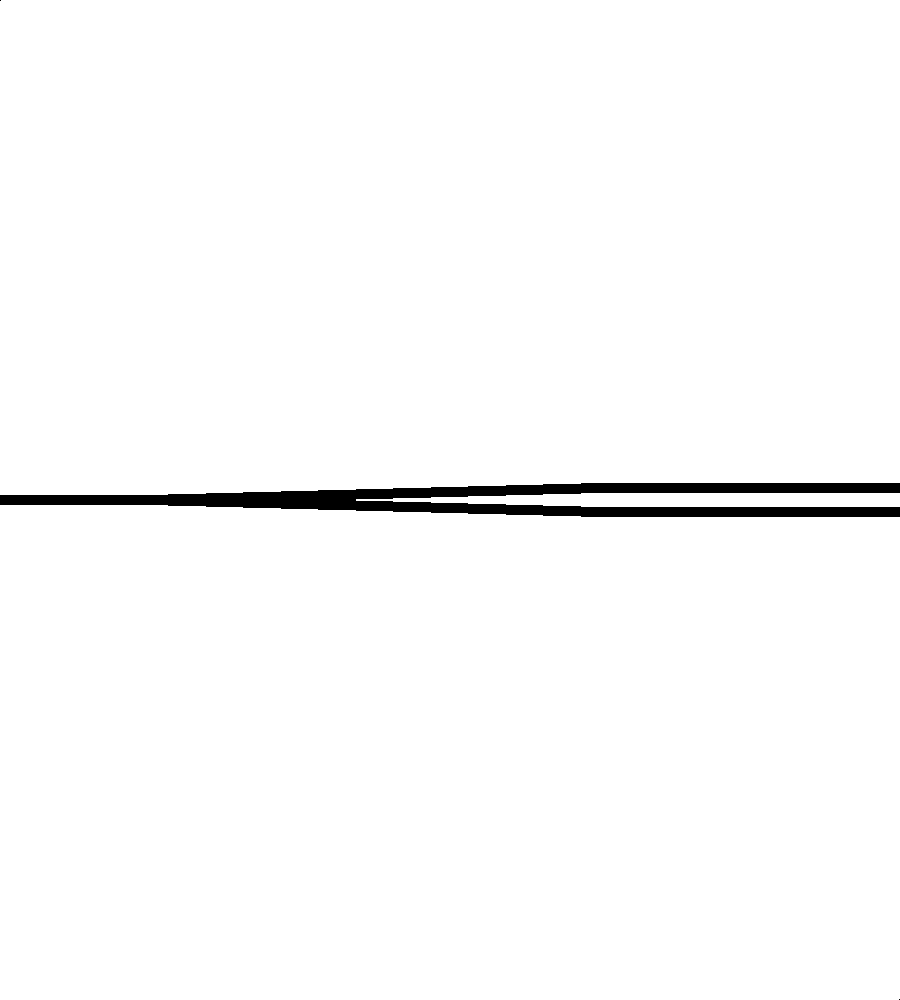
%> input picture BPM/ybranch.bmp, 900 x 1000 px
$ octave BPM_Y_Branch.m   (GNU Octave 9; MATLAB toolbox functions it lacks are replaced by stand-ins)
%> lines starting %> are read from the running program, lines starting %| are printed output that depends on the picture; in (x1, y1, x2, y2) boxes, pixels count from 0 and x2, y2 are one past the last pixel; in counts of white or black regions, pixels touching at a corner belong together; the program's own positions count from 1
% Beam Propagation Method 30 Marzo 2007
% Edgar Guevara Codina
% Dispositivos Optoelectronicos
% Propagacion de un pulso gaussiano por un acoplador Y
close all; clear all;       % cierra ventanas y borra variables
%----------- Declaracion de Variables -------------------------------
xa = -100e-6;               % Coordenada Inicial
xb = 100e-6;                % Coordenada Final
num_samples = 1000;         % Numero de muestras (par)
H = xb - xa;                % Tama駉 del dominio espacial
del = H/num_samples;        % Espaciado de las muestras
x = linspace (xa, xb-del, num_samples);     % Dominio espacial
A = 1;                      % Amplitud del pulso
x0 = 0.1e-6;                % Desplazamiento
W0 = 0.8e-6;                % Radio de la cintura del pulso
nmax = 3.492;               % Indice de refraccion maximo 3.492 SiGe
nmin = 3.481;               % Indice de refraccion minimo 3.481 Si
lambda = 0.633e-6;          % Longitud de onda
k0=(2*pi/lambda);           % Numero de onda
deltaz = 1e-6;              % Intervalo de Propagacion
zmax = 900;                 % Distancia Maxima de Propagacion (um)
% ---------- Reticula para graficar pulso propagado -------------------
[xx,yy] = meshgrid ([xa:del:xb-del],[1:1:zmax]);
% ---------- Generacion del pulso gaussiano ---------------------------
modo = A*exp (-((x+x0)/W0).^2);  % Pulso Gaussiano
dftmodo = fix(fft(modo));   % Transformada Discreta de Fourier de dicho pulso
%figure(1);
% Grafica el pulso original
%subplot(3,1,1); plot(x,modo,'r.');grid on; xlim([xa xb]);
%title(sprintf('Pulso Gaussiano Original %de^{-(x+%g/%g)^2}',A,x0,W0));
% Grafica la magnitud del pulso original
%subplot(3,1,2); plot(abs(dftmodo),'g.');grid on; title('Magnitud');
% Grafica la fase del pulso original
%subplot(3,1,3); plot(angle(dftmodo),'b.');grid on; title('Fase');
% --------------- Obtencion del indice promedio -----------------------
nbar = (nmax + nmin)/2;
% ---------- Generacion del perfil de la guia de onda -----------------
zz = imread('ybranch.bmp','BMP');       %Cargar Imagen con el perfil
%> zz: size 1000x900 logical; 98.3% white; 3 black regions (2 under 20 px), largest, box (x1, y1, x2, y2) and area: (0, 483, 900, 517) 15568
zz=+zz;                                 %Convertir a numeros reales
zz=zz.';                                %Transpuesta
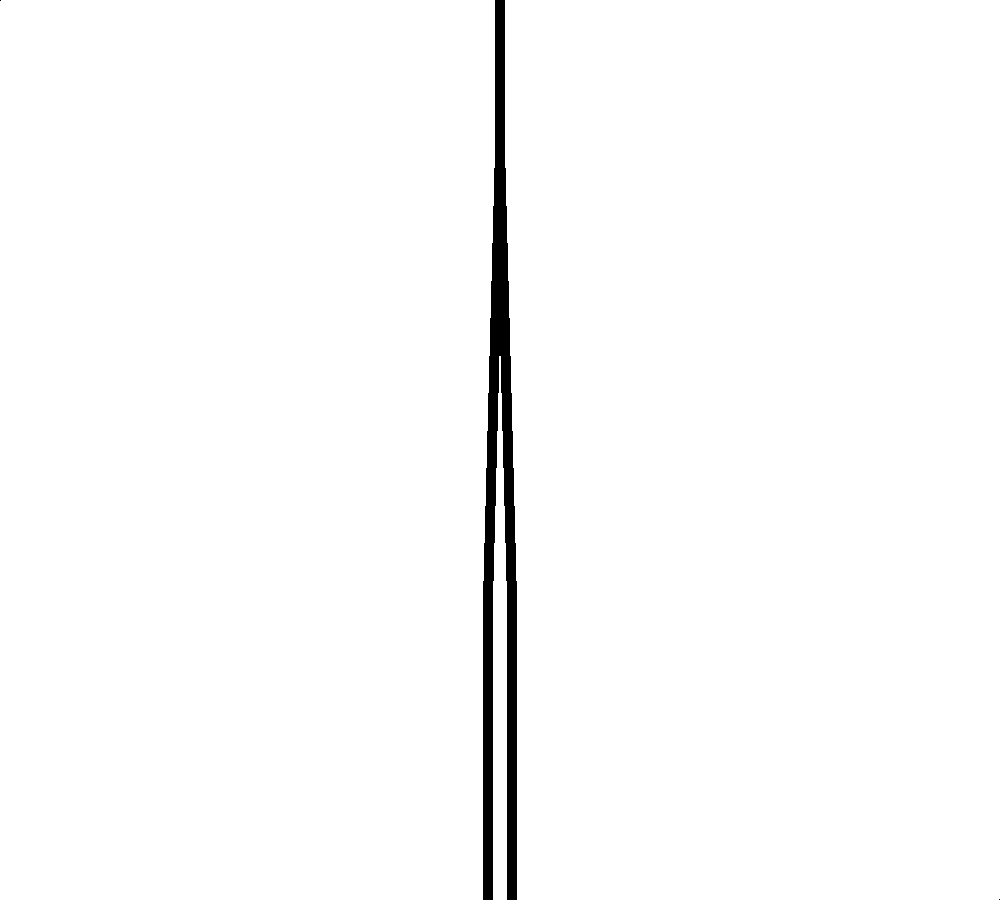
%> zz: size 900x1000 double; values 0 (black) and 1 (white), 98.3% white; 3 black regions (2 under 20 px), largest, box (x1, y1, x2, y2) and area: (483, 0, 517, 900) 15568
%figure(2);
for j = 1:1:num_samples,                %Cambiar indices de refraccion
    for k = 1:1:zmax,
        if(zz(k,j)==1)
            n(k,j)=nmin;
        else
            n(k,j)=nmax;
        end
    end
end
% [14 lines of commented-out code are left out]
kx1 = linspace(0,num_samples/2 + 1,num_samples/2);
kx2 = linspace(-num_samples/2,-1,num_samples/2);
kx = (2*pi/H)*[kx1 kx2];
%figure(3);
%plot(kx,'r.'); title('Vector de onda Kx');
fase1 = exp((i*deltaz*kx.^2)./(nbar*k0 + sqrt(max(0,nbar^2*k0*2 - kx.^2))));
% --------------- Calculo de la atenuacion -----------------
for j = 1:1:num_samples,
    if (j >= 370) && (j <= 630)
        od(j) = 0;
    else
        od(j) = 7500;
    end
end
% [6 lines of commented-out code are left out]
for k = 1:1:zmax,
        %Calcular el desfase contribuido por el efecto de lente
        fase2 = exp(-(od + i*(n(k,:) - nbar)*k0)*deltaz);
        % Aplicamos la Transformada Inversa
        modo = ifft((fft(modo).*fase1)).*fase2;
        zz(k,:) = abs(modo);
 end
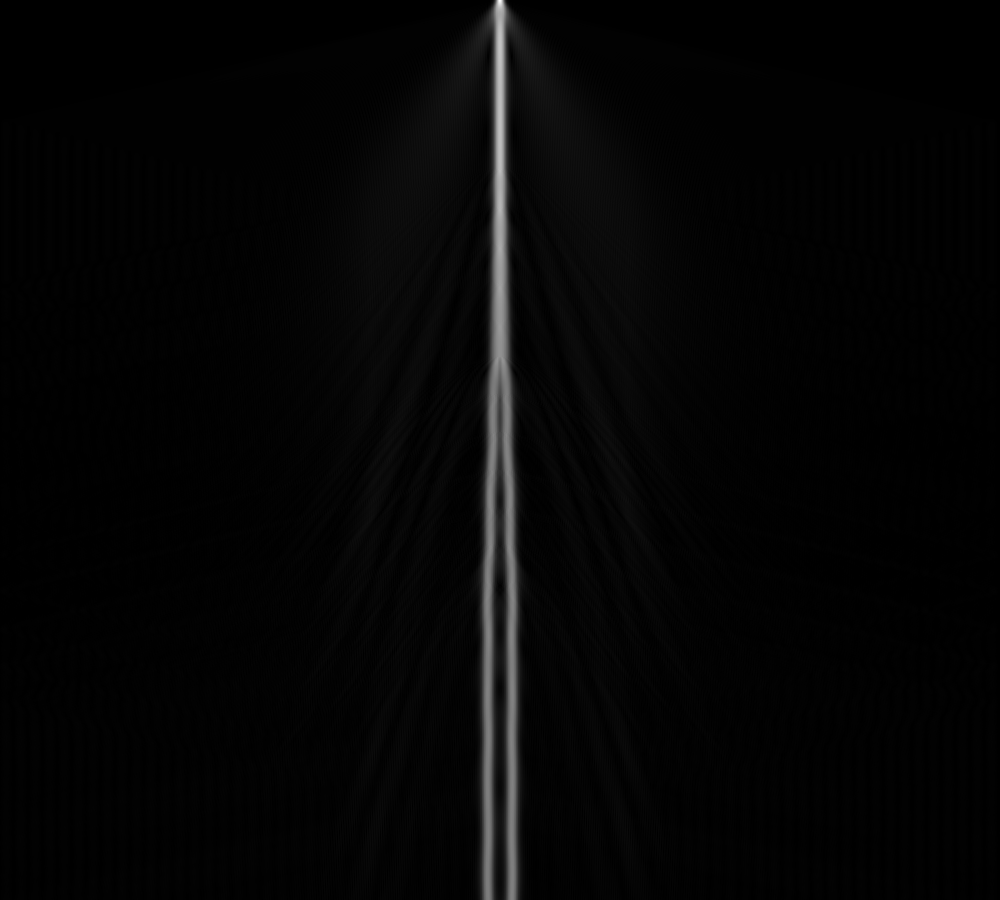
%> zz: size 900x1000 double; min 6.33e-13, max 0.977, mean 0.0214
% Graficamos la magnitud de nuestros pulsos propagados
surf(xx,yy,zz);
colormap hsv;
shading interp;
grid on;
view (0,90);
xlim([xa/4 xb/4]);
title('Acoplador Y');
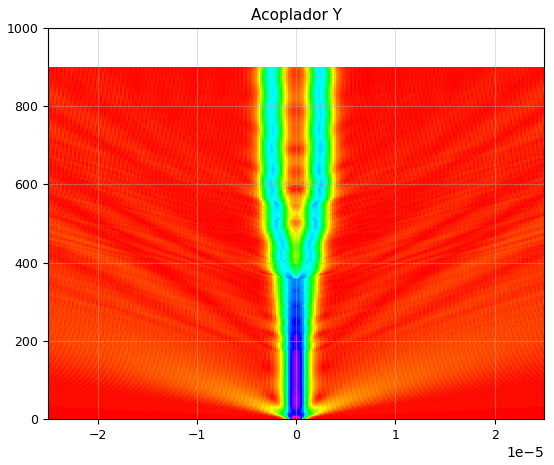
%> figure redrawn from the program's plot data
% [4 lines of commented-out code are left out]
